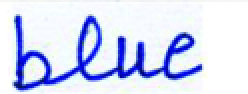
#> input picture ex1.png, 124 x 47 px, given in place of a01-000u-01-03.png, which was not available (shown 2 times larger); the run also reads 1 picture not shown here
$ python preprocessing.py
#> lines starting #> are read from the running program, lines starting #| are printed output that depends on the picture; after the words box and inside, x2 and y2 are one past the last pixel; in counts of white or black regions, pixels touching at a corner belong together; pictures that were not available may be replaced by others from this repository, and a replacement may not be noted
# Author: jiai27 (Joaquin Carbonell)
# Description:   used to pre-process images using openCV
#                grayscaling, binarize, grid cells (known dimensions, work on unknown later), crop character images, resize to a fixed resolution
#                intended input: an image with handwriting on it, real or online handwriting
#                developing input: already segmented words, needs to be segmented to letters

'''
---some notes during dev---
- the words.txt file that comes with the IAM database contains data on binarizing threshold, bounding box coords, etc, use these to validate and not take it directly since regular inputs won't have this
'''

#---dependencies---
import cv2 as cv
import numpy as np

#-------------------
#later development section: word segmentation (sentence -> words), should return a list?
# deskewing should probably be done here so word processing has an easier time, deskewing

#-------------------


#--WORD SEGMENTATION--; the assumed input is just a word, future proofing involves segmenting a sentence into a word
def main():
    #initialize some sample words -- WINDOWS
    image_path = "data/iam_words/words/"
    labour = cv.imread(image_path+"a01/a01-000u/a01-000u-01-03.png")                 #data regarding this image (from words.txt): a01-000u-01-03 ok 156 1400 937 294 59 NN Labour
#> labour is the input picture: shape (47, 124, 3); mean B, G, R 245.2, 219.2, 212.8
    fearlessly = cv.imread(image_path+"b04/b04-010/b04-010-05-03.png")               #data regarding this image (from words.txt): b04-010-05-03 ok 172 1072 1656 434 106 RB fearlessly
    nationalists = cv.imread(image_path+"a02/a02-098/a02-098-04-01.png")             #data regarding this image (from words.txt): a02-098-04-01 err 162 640 1460 356 68 NNS nationalists
    blue = cv.imread("examples/ex1.png")

    #initialize sample words -- MAC
    '''
    image_path_mac = "/Users/Joaquin/Downloads/"
    labour = cv.imread(image_path_mac+"archive/iam_words/words/a01/a01-000u/a01-000u-01-03.png")
    fearlessly = cv.imread(image_path_mac+"archive/iam_words/words/b04/b04-010/b04-010-05-03.png")
    nationalists = cv.imread(image_path_mac+"archive/iam_words/words/a02/a02-098/a02-098-04-01.png")
    blue = cv.imread(image_path_mac+"ex1.png")
    '''

    example_words = [labour,fearlessly, nationalists, blue]
    for index, word in enumerate(example_words):
        #cv.imshow(f'orig word {index}',word)
        gray_normed = gray_norm(word)
        cv.imshow(f'gray word {index}',gray_normed)
        binarized = binarize(gray_normed)
        cv.imshow(f'binarized word {index}',binarized)
#> this loop made 4 passes
#> pass 1, in gray_norm, `gray = cv.cvtColor(image, cv.COLOR_BGR2GRAY)`:
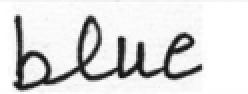
#> gray: shape (47, 124) (shown 2 times larger); min 19, max 255, mean 220.2
#> pass 1, in gray_norm, `resized = cv.resize(gray, dsize=dimensions, interpolation=cv.INTER_LIN..`:
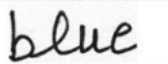
#> resized: shape (64, 168); min 20, max 255, mean 220.1
#> pass 1, in binarize, `thsh_val, thresh = cv.threshold(image, threshold, 255, cv.THRESH_BINAR..`:
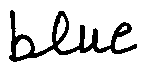
#> thresh: shape (64, 168); 85% white; 1 black region, box (x1, y1, x2, y2) and area: (9, 10, 137, 62) 1608
        #extracted = extract_characters(binarized)
        #cv.imshow(f'extracted word {index}', extracted)
    cv.waitKey(0)


def gray_norm(image):
    '''
    input: image of a word (image)
    function: grayscales, crops, normalizes image to proper size for all words
    '''
    #cv.cvtColor
    gray = cv.cvtColor(image, cv.COLOR_BGR2GRAY)
    #resize to (hxw: 64x512 max)
    ratio = gray.shape[1] / gray.shape[0]   #width/height ratio

    #hard cap height at 64
    new_width = int(64 * ratio)
    dimensions = (new_width,64) #width, height

    #resize accordingly
    resized = cv.resize(gray, dsize=dimensions, interpolation=cv.INTER_LINEAR)

    return resized

#binarize (thresholding)
def binarize(image, threshold=150):
    '''
    input: image of a word (image), threshold value (default is 100)
    function: binarizes the image, removes noise as well. choice of thresholding subject to change depending on data;
    '''
    thsh_val, thresh = cv.threshold(image, threshold, 255, cv.THRESH_BINARY+cv.THRESH_OTSU)   #even if thsh_val isn't used, it must be returned somewhere otherwise cv2.error
    return thresh

def extract_characters(image):
    '''
    input: image of a word (image), assumed to already be grayscaled, resized and binarized
    function:
    '''
    contours, hierarchy = cv.findContours(image,mode=cv.RETR_TREE, method=cv.CHAIN_APPROX_SIMPLE)
    #img = cv.drawContours(image, contours, -1, (0,255,0), 3)
    #print(type(contours), contours,"\n", type(hierarchy), hierarchy)
    return

def segment_image(image):
    trans1 = gray_norm(image)
    trans2 = binarize(trans1)
    #trans3 = ()


    pass


if __name__ == "__main__":
    main()
